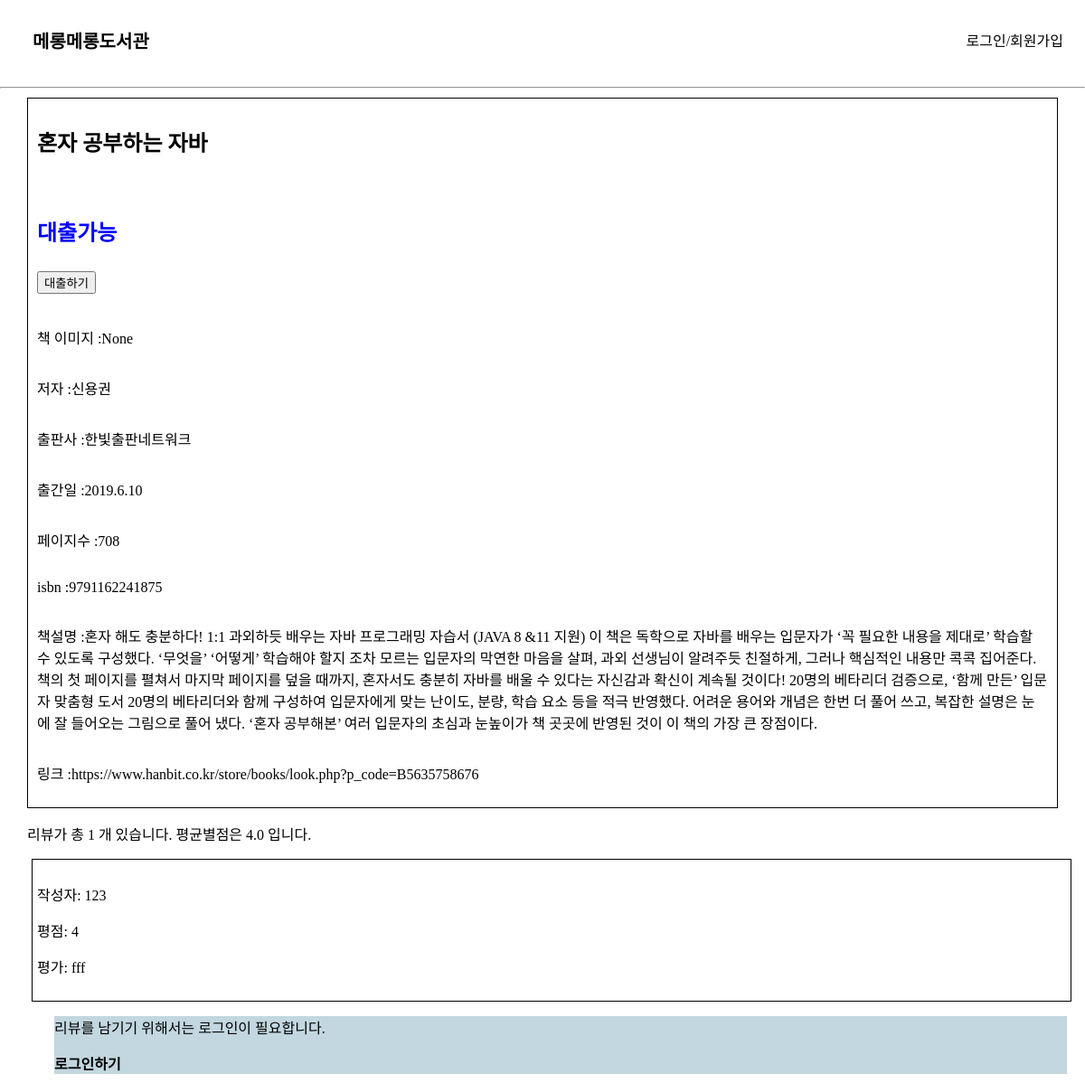
Screenshot of /book_info/29 with the database file from the repository.
### elicelibrary/models.py (models this page shows, shortened)
class Book(db.Model):
    __tablename__     = 'Book'
    id                = db.Column(db.Integer, primary_key=True, nullable=False, autoincrement=True, unique=True)
    title             = db.Column(db.String(45), nullable=False)
    author            = db.Column(db.String(45))
    publisher         = db.Column(db.String(45))
    publication_date  = db.Column(db.String(45))
    pages             = db.Column(db.Integer)
    isbn              = db.Column(db.String(45))
    registered_date   = db.Column(db.DateTime, default=datetime.utcnow)
    description       = db.Column(db.Text())    # 길이를 정할 수 없는 문자열은 Text를 쓰면 됨
    book_link         = db.Column(db.String(255))
    book_status       = db.Column(db.String(45))   # "1" :대출가능, "0" : 대출중 , "999" : 폐기    -> 선택형 변수에 적합한 데이터타입이 있을까?
    book_img          = db.Column(db.String(45))    # 책 표지만 바뀐 경우, 또는 책이 다르지만 같은 표지를 쓰는 경우가 있기 때문에 이미지 스토리지에서 같은 이미지의 반복을 막기 위해 별도의 책 이미지 식별 용 변수를 넣음
    at_user           = db.Column(db.String(45), default=None)

class Review(db.Model):
    __tablename__     = 'Review'
    review_id         = db.Column(db.Integer, primary_key=True, nullable=False, autoincrement=True)
    rating            = db.Column(db.Integer)
    content           = db.Column(db.Text())
    user_id           = db.Column(db.String(45), db.ForeignKey('User.email'), nullable=False)
    isbn              = db.Column(db.String(45), db.ForeignKey('Book.isbn'))   # 외부키 사용할 때는 '테이블이름.속성', 객체 이름 x

### elicelibrary/views/book_api.py (the view)
@book.route('/book_info/<int:book_id>', methods=["GET"])
def book_detail(book_id):
    book_info = Book.query.filter(Book.id == book_id).first()
    book_review = Review.query.filter(Review.isbn == book_info.isbn).all()
    rating_sum, rating_avg = 0, 0
    if book_review :
        for review in book_review:
            rating_sum += review.rating
        rating_avg = round(rating_sum / len(book_review), 1)
    return render_template("book_detail.html", book = book_info, review_list = book_review, rating_avg = rating_avg, review_cnt = len(book_review))

### elicelibrary/templates/book_detail.html (shortened to what this page needs)
{% extends 'base.html' %}
{% block content %}
<div class="book-detail-info-container">
<h2> {{ book.title }}</h2>
<h2>
    {% if book.book_status == "1" %}
    <p style="color: blue;">대출가능</p>
    <form action="{{ url_for('book.checkout', book_id=book.id) }}" method="post">
        <input class='checkout-btn' type="submit" value="대출하기">
    </form>
    {% else %}
    <p style="color: red;">대출불가</p>
    {% endif %}
</h2>
<p> 책 이미지 :{{ book.book_img }}</p>
<p> 저자 :{{ book.author }}</p>
<p> 출판사 :{{ book.publisher }}</p>
<p> 출간일 :{{ book.publication_date }}</p>
<p> 페이지수 :{{ book.pages }}</p>
<p> isbn :{{ book.isbn }}</p>
<p> 책설명 :{{ book.description }}</p>
<p> 링크 :{{ book.book_link }}</p>
</div>
<div class="review-container">
    <p>리뷰가 총 {{ review_cnt }} 개 있습니다. 평균별점은 {{ rating_avg }} 입니다. </p>
    {% for review in review_list %}
    <div class="review">
        <p>작성자: {{ review.user_id }}</p>
        <p>평점: {{ review.rating }}</p>
        <p>평가: {{ review.content }}</p>
    </div>
    {% endfor %}
{% if session['login_id'] %}
<h3>리뷰 작성</h3>
<form action="{{ url_for('book.write_review', book_id=book.id) }}" method="post">
    <select name="star">
        <option value="1">1점</option>
        <option value="2">2점</option>
        <option value="3">3점</option>
        <option value="4">4점</option>
        <option value="5">5점</option>
    </select>
    <div class="form-group">
        <label for="review">리뷰</label>
        <input class="form-control" name="review" id="review" placeholder="리뷰를 작성해주세요."></input>
    </div>
    <input class="btn btn-primary" type="submit" value="리뷰 올리기">
</form>
{% else %}
<div class="login-for-review">
<p>리뷰를 남기기 위해서는 로그인이 필요합니다.</p>
<a href="{{ url_for('user.login')}}" style="font-weight: bold;">로그인하기</a>
</div>
</div>
{% endif %}
{% endblock %}

### elicelibrary/static/style.css (style rules this page uses)
:root { --text-color: black; --background-color: white; --accent-color: grey; }
body { margin: 0; }
a { text-decoration: none; color: var(--text-color); }
.review-container { margin: 10px 10px 10px 30px; flex-wrap: wrap; flex-direction: column; }
.review-container .review { margin: 10px 5px 10px 5px; padding: 10px 5px 10px 5px; border: 1px solid black; }
.book-detail-info-container { margin: 10px 30px 10px 30px; padding: 10px; display: flex; flex-wrap: wrap; flex-direction: column; border: 1px solid black; }
.login-for-review { margin: 10px 10px 10px 30px; background-color: rgb(194, 215, 223); }

### rows the page displays
Book: title "혼자 공부하는 자바", book_img "None", author "신용권", publisher "한빛출판네트워크", publication_date "2019.6.10", pages "708", isbn "9791162241875", description "혼자 해도 충분하다! 1:1 과외하듯 배우는 자바 프로그래밍 자습서 (JAVA 8 &11 지원) 이 책은 독학으로 자바를 배우는 입문자가 ‘꼭 필요한 내용을 제대로’ 학습할 수 있도록 구성했다. ‘무엇을’ ‘어떻게’ 학습해야 할지 조차 모르는 입문자의 막연한 마음을 살펴, 과외 선생님이 알려주듯 친절하게, 그러나 핵심적인 내용만 콕콕 집어준다. 책의 첫 페이지를 펼쳐서 마지막 페이지를 덮을 때까지, 혼자서도 충분히 자바를 배울 수 있다는 자신감과 확신이 계속될 것이다! 20명의 베타리더 검증으로, ‘함께 만든’ 입문자 맞춤형 도서 20명의 베타리더와 함께 구성하여 입문자에게 맞는 난이도, 분량, 학습 요소 등을 적극 반영했다. 어려운 용어와 개념은 한번 더 풀어 쓰고, 복잡한 설명은 눈에 잘 들어오는 그림으로 풀어 냈다. ‘혼자 공부해본’ 여러 입문자의 초심과 눈높이가 책 곳곳에 반영된 것이 이 책의 가장 큰 장점이다.", book_link "https://www.hanbit.co.kr/store/books/look.php?p_code=B5635758676"
Review: user_id "123", rating "4", content "fff"

### other values shown
{{ review_cnt }} "1"
{{ rating_avg }} "4.0"
